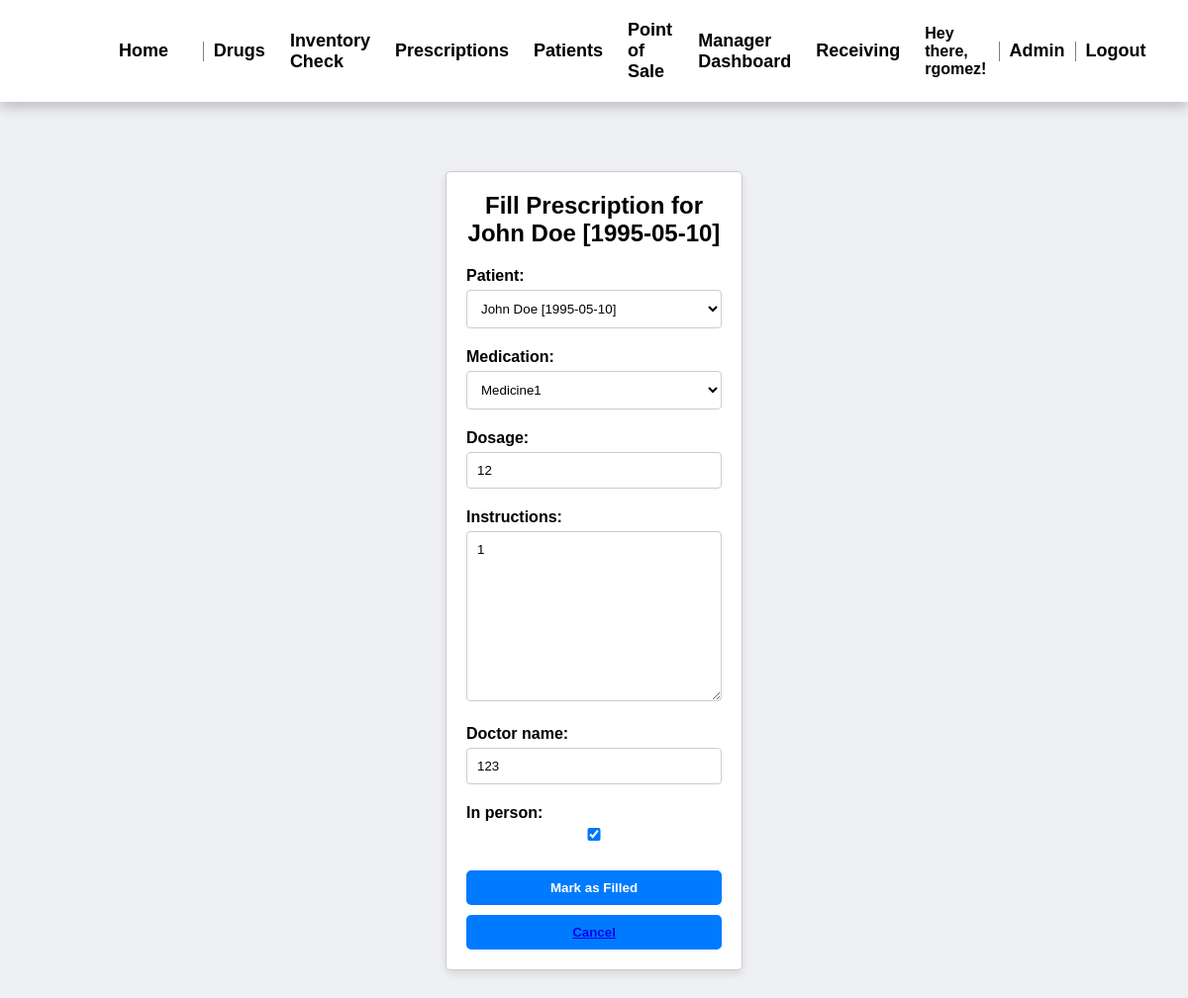
Screenshot of /prescriptions/prescriptions/fill/17/ (signed in) with the database file from the repository.
### prescriptions/models.py (models this page shows, shortened)
class Prescription(models.Model):
    patient = models.ForeignKey(Patient, on_delete=models.CASCADE, null=True, related_name="prescriptions")
    medication = models.ForeignKey(Drug, on_delete=models.CASCADE, null=True)
    dosage = models.CharField(max_length=100)
    instructions = models.TextField(max_length=1000)
    doctor_name = models.CharField(max_length=100)
    in_person = models.BooleanField(default=False)
    date_prescribed = models.DateTimeField(auto_now_add=True)
    price = models.DecimalField(max_digits=10, decimal_places=2, default=0)
    is_filled = models.BooleanField(default=False)  # New field to track if prescription is filled
    picked_up = models.BooleanField(default=False)  # New field to track if prescription has been picked up by patient
    created_by = CurrentUserField()

### patient/models.py (models this page shows)
class Patient(models.Model):
    first_name = models.CharField(max_length=255)
    last_name = models.CharField(max_length=255)
    dob = models.DateField()
    address = models.CharField(max_length=255)
    phone = models.CharField(max_length=255)
    email = models.EmailField()
    insurance = models.CharField(max_length=255)
    def __str__(self):
        return f"{self.first_name} {self.last_name} [{self.dob}]"

### prescriptions/views.py (the view)
# urls.py: path('prescriptions/fill/<int:pk>/', views.fill_prescription, name='fill_prescription'),
@login_required
@allowed_groups('Pharmacist')
def fill_prescription(request, pk):
    prescription = get_object_or_404(Prescription, pk=pk)
    drug = prescription.medication
    expiration_warning_date = drug.exp_date - timedelta(days=30)
    today = timezone.now().date()  # Get the current date
    if today > drug.exp_date:
        messages.error(request, f"Cannot fill the prescription. The drug '{drug.drug_name}' has expired.")
        return redirect('prescription_list')
    elif today >= expiration_warning_date:
        messages.warning(request, f"Warning: The drug '{drug.drug_name}' is close to expiring on {drug.exp_date}.")
    if request.method == 'POST':
        form = PrescriptionForm(request.POST, instance=prescription)
        if form.is_valid():
            required_dosage = int(prescription.dosage) # Converts the dosage to an Int
            if drug.stock_qty >= required_dosage:
                drug.stock_qty -= required_dosage
                drug.save()
                prescription.is_filled = True
                form.save()
                messages.success(request, 'Prescription successfully filled.')
                return redirect('prescription_list')  # Redirect after filling prescription and updating medicine stock
            else:
                messages.error(request, f"Not enough stock to fill this prescription. Available stock: {drug.stock_qty}.")
    else:
        form = PrescriptionForm(instance=prescription)  # Populate with existing data
    return render(request, 'fill_prescription.html', {'form': form, 'prescription': prescription})

### prescriptions/forms.py (shortened to what this page needs)
class PrescriptionForm(forms.ModelForm):
    class Meta:
        model = Prescription
        fields = ['patient', 'medication', 'dosage', 'instructions', 'doctor_name', 'in_person']

### drugs/models.py (called while the page is built)
    def __str__(self):
        return self.drug_name

### drugs/templatetags/custom_filters.py (called while the page is built)
@register.filter
def is_in_group(user, group_names):
    group_list = group_names.split(',')
    return user.groups.filter(name__in=group_list).exists()

### prescriptions/views.py (called while the page is built)
def allowed_groups(*groups):
    def in_groups(user):
            return user.groups.filter(name__in=groups).exists()
    return user_passes_test(in_groups)

### prescriptions/templates/fill_prescription.html (shortened to what this page needs)
{% extends "base.html" %}
{% block css %}
    {% load static %}
    <link rel="stylesheet" type="text/css" href="{% static 'form.css' %}" />
{% endblock css %}
{% block content %}
    <div class="form-container">
        <h2>Fill Prescription for {{ prescription.patient }}</h2>
        <form method="POST">
            {% for field in form %}
                <div class="form-group {{ field.name }}">
                    {{ field.label_tag }}
                    {{ field }}
                </div>
            {% endfor %}
            <button type="submit">Mark as Filled</button>
        </form>
        <button ><a href="{% url 'prescription_list' %}">Cancel</a></button>
    </div>
{% endblock %}

### templates/base.html (shortened to what this page needs)
<!DOCTYPE html>
<html lang="en">
    <head>
        {% block css %}
        {% endblock  %}
        {% load static %}
        <link rel="stylesheet" type="text/css" href="{% static 'base.css' %}" />
    </head>
    <body>
        <header class="header">
            <div class="header-section navigation">
                <a href="{% url 'landingPage' %}" class="nav-link">Home</a>
                {% load custom_filters %}
                {% if user|is_in_group:"Pharmacy Technician,Pharmacist,Pharmacy Manager,Cashier" %}
                    <a href="{% url 'create_drug' %}"class="nav-link">Drugs</a>
                    <a href="{% url 'inventory_check' %}"class="nav-link">Inventory Check</a>
                    <a href="{% url 'prescriptions' %}" class="nav-link">Prescriptions</a>
                    <a href="{% url 'patients_main' %}" class="nav-link">Patients</a>
                    <a href="{% url 'point_of_sale' %}" class="nav-link">Point of Sale</a>
                {% endif %}
                {% if user|is_in_group:"Pharmacy Manager" %}
                <a href="{% url 'manager_dash' %}" class="nav-link">Manager Dashboard</a>
                <a href="{% url 'receiving_main' %}" class="nav-link">Receiving</a>
                {% endif %}
            </div>
            <div class="header-section auth-links">
                {% if user.is_authenticated %}
                    <span class="greeting">Hey there, {{ user.username }}!</span>
                    <a href="{% url 'admin:index' %}" class="auth-link">Admin</a>
                    <a href="{% url 'logout' %}" class="auth-link">Logout</a>
                {% else %}
                    <a href="{% url 'login' %}" class="auth-link">Login</a>
                {% endif %}
            </div>
        </header>
        <div id="content">
            {% block content %}
            {% endblock content %}
        </div>
    </body>
</html>

### static/form.css (style rules this page uses)
.form-container { max-width: 300px; margin: 50px auto; padding: 20px; border: 1px solid; border-radius: 5px; }
.form-container h2 { text-align: center; margin-bottom: 20px; }
.form-container button { width: 100%; padding: 10px; border: none; border-radius: 5px; cursor: pointer; font-weight: bold; margin-top: 10px; transition: background-color 0.3s; }
.form-group { position: relative; margin-bottom: 15px; }
.form-group label { display: block; margin-bottom: 5px; font-weight: bold; }
.form-group input, .form-group textarea, .form-group select { width: 100%; padding: 10px; margin-bottom: 5px; border: 1px solid; border-radius: 4px; box-sizing: border-box; }
.form-container { background-color: #fff; border-color: #ccc; color: #000; box-shadow: 0 4px 8px rgba(0, 0, 0, 0.1); }
.form-container button { color: #fff; background-color: #007bff; }
.form-group input, .form-group textarea, .form-group select { border-color: #ccc; background-color: #fff; color: #000; }

### static/base.css (style rules this page uses)
* { margin: 0; padding: 0; box-sizing: border-box; font-family: "Poppins", sans-serif; }
body { font-family: Arial, sans-serif; display: flex; flex-direction: column; height: 100vh; background-color: #eff0f3; }
#content { flex-grow: 1; padding: 20px; overflow: auto; }
.header { top: 0; left: 0; width: 100%; padding: 20px 100px; background-color: white; display: flex; justify-content: space-between; align-items: center; z-index: 100; box-shadow: 0 6px 12px rgba(0, 0, 0, 0.2); }
.logo, .navigation, .auth-links { display: inline-flex; align-items: center; }
.navigation { margin-right: auto; }
.nav-link { position: relative; font-size: 18px; color: black; margin-right: 25px; text-decoration: none; font-weight: 550; }
.auth-link { position: relative; font-size: 18px; color: black; text-decoration: none; font-weight: 550; }
.nav-link::before, .auth-link::before { content: ''; position: absolute; top: 100%; left: 0; width: 0; height: 3px; background: #ff8e3c; transition: .4s; }
.greeting { font-weight: 550; }

### rows the page displays
Prescription: patient "John Doe [1995-05-10]", form "John Doe [1995-05-10]" "Medicine1" "12" "1" "123" "☑"

### other values shown
{{ user.username }} "rgomez"
{{ field.label_tag }} "Patient:" "Medication:" "Dosage:" "Instructions:" "Doctor name:" "In person:"
